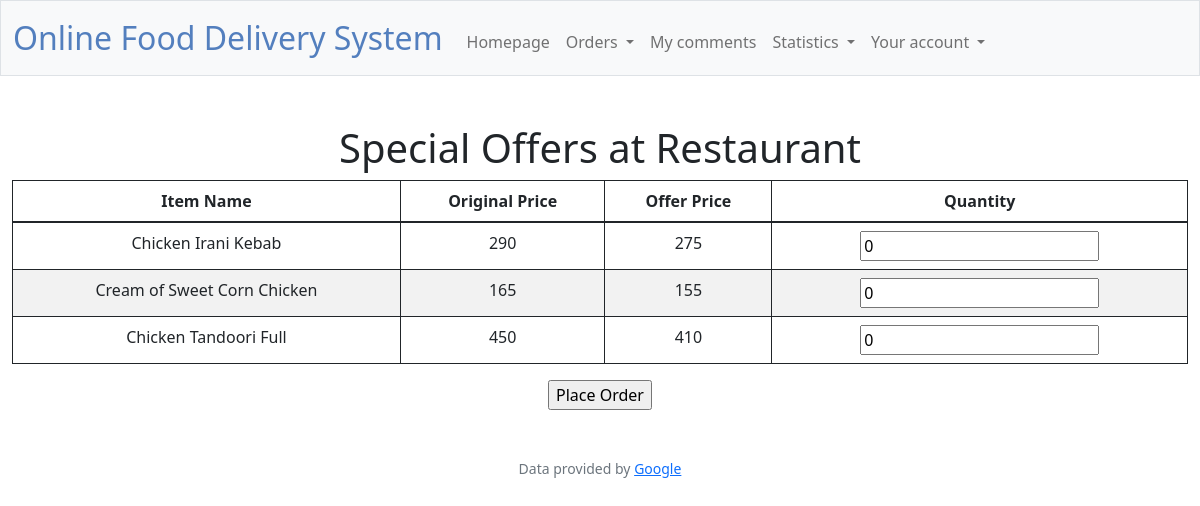
The app's page /offers/1 (signed in) with its own data.
### tables this page shows
CREATE TABLE in_offer (
            id INTEGER PRIMARY KEY,
            offer_id INTEGER NOT NULL,
            menu_item_id INTEGER NOT NULL,
            FOREIGN KEY (offer_id) REFERENCES offer(id),
            FOREIGN KEY (menu_item_id) REFERENCES menu_item(id)
        );

CREATE TABLE menu_item (
            id INTEGER PRIMARY KEY,
            item_name VARCHAR(255) NOT NULL,
            price DECIMAL(12, 2) NOT NULL,
            active BOOLEAN,
            Restaurant_r_id INTEGER,
            FOREIGN KEY (Restaurant_r_id) REFERENCES restaurant(r_id)
        );

CREATE TABLE offer (
            id INTEGER PRIMARY KEY,
            date_active_from DATE NOT NULL,
            time_active_from TIME NOT NULL,
            date_active_to DATE NOT NULL,
            time_active_to TIME NOT NULL,
            offer_price DECIMAL(12, 2)
        );

### app.py (the view)
@app.route("/offers/<int:restaurant_id>")
@login_required
def restaurant_offers(restaurant_id):
    current_datetime = datetime.now()
    active_offers = db.execute("""
        SELECT mi.id AS menu_item_id, mi.item_name, mi.price,
               o.offer_price, io.offer_id
        FROM menu_item mi
        JOIN in_offer io ON mi.id = io.menu_item_id
        JOIN offer o ON io.offer_id = o.id
        WHERE mi.Restaurant_r_id = ?
        AND (mi.active = 'TRUE' OR mi.active = 1)
        AND o.date_active_from <= ?
        AND o.date_active_to >= ?
    """, restaurant_id, current_datetime.date(), current_datetime.date())
    return render_template("restaurant_offers.html", offers=active_offers, restaurant_id=restaurant_id)

### app.py (called while the page is built)
@app.after_request
def after_request(response):
    response.headers["Cache-Control"] = "no-cache, no-store, must-revalidate"
    response.headers["Expires"] = 0
    response.headers["Pragma"] = "no-cache"
    return response

### helpers.py (called while the page is built)
def login_required(f):
    @wraps(f)
    def decorated_function(*args, **kwargs):
        if session.get("user_id") is None:
            return redirect("/login")
        return f(*args, **kwargs)
    return decorated_function

### templates/restaurant_offers.html (shortened to what this page needs)
{% extends "layout.html" %}
{% block main %}
<h1>Special Offers at Restaurant</h1>
<form action="{{ url_for('confirm_order_offer') }}" method="post">
    <table class = "table">
        <thead>
            <tr>
                <th>Item Name</th>
                <th>Original Price</th>
                <th>Offer Price</th>
                <th>Quantity</th>
            </tr>
        </thead>
        <tbody>
            {% for offer in offers %}
            <tr>
                <td>{{ offer.item_name }}</td>
                <td>{{ offer.price }}</td>
                <td>{{ offer.offer_price }}</td>
                <td>
                    <input type="number" name="quantity-{{ offer.menu_item_id }}" min="0" value="0">
                </td>
            </tr>
            {% endfor %}
        </tbody>
    </table>
    <input type="submit" value="Place Order">
</form>
{% endblock %}

### static/styles.css (style rules this page uses)
table, td, th { border: 1px solid; }
td { text-align: center; }
tr:nth-child(even) { background-color: #f2f2f2; }

### records on screen
in_offer: item_name "Chicken Irani Kebab", price "290", offer_price "275"
in_offer: item_name "Cream of Sweet Corn Chicken", price "165", offer_price "155"
in_offer: item_name "Chicken Tandoori Full", price "450", offer_price "410"
